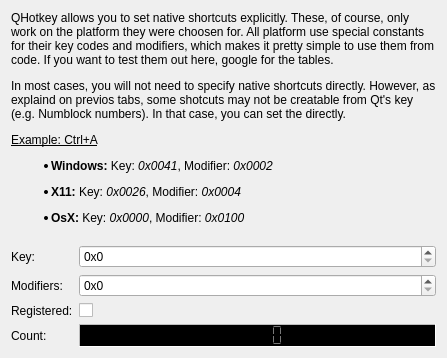
     <widget class="QWidget" name="nativeTab">
      <attribute name="title">
       <string>Native Shortcut</string>
      </attribute>
      <layout class="QVBoxLayout" name="verticalLayout_4" stretch="0,1">
       <item>
        <widget class="QLabel" name="label_8">
         <property name="text">
          <string>&lt;html&gt;&lt;head/&gt;&lt;body&gt;&lt;p&gt;QHotkey allows you to set native shortcuts explicitly. These, of course, only work on the platform they were choosen for. All platform use special constants for their key codes and modifiers, which makes it pretty simple to use them from code. If you want to test them out here, google for the tables.&lt;/p&gt;&lt;p&gt;In most cases, you will not need to specify native shortcuts directly. However, as explaind on previos tabs, some shotcuts may not be creatable from Qt's key (e.g. Numblock numbers). In that case, you can set the directly.&lt;/p&gt;&lt;p&gt;&lt;span style=&quot; text-decoration: underline;&quot;&gt;Example: Ctrl+A&lt;/span&gt;&lt;/p&gt;&lt;ul style=&quot;margin-top: 0px; margin-bottom: 0px; margin-left: 0px; margin-right: 0px; -qt-list-indent: 1;&quot;&gt;&lt;li style=&quot; margin-top:12px; margin-bottom:0px; margin-left:0px; margin-right:0px; -qt-block-indent:0; text-indent:0px;&quot;&gt;&lt;span style=&quot; font-weight:600;&quot;&gt;Windows:&lt;/span&gt; Key: &lt;span style=&quot; font-style:italic;&quot;&gt;0x0041&lt;/span&gt;, Modifier: &lt;span style=&quot; font-style:italic;&quot;&gt;0x0002&lt;/span&gt;&lt;/li&gt;&lt;li style=&quot; margin-top:12px; margin-bottom:0px; margin-left:0px; margin-right:0px; -qt-block-indent:0; text-indent:0px;&quot;&gt;&lt;span style=&quot; font-weight:600;&quot;&gt;X11:&lt;/span&gt; Key: &lt;span style=&quot; font-style:italic;&quot;&gt;0x0026&lt;/span&gt;, Modifier: &lt;span style=&quot; font-style:italic;&quot;&gt;0x0004&lt;/span&gt;&lt;/li&gt;&lt;li style=&quot; margin-top:12px; margin-bottom:0px; margin-left:0px; margin-right:0px; -qt-block-indent:0; text-indent:0px;&quot;&gt;&lt;span style=&quot; font-weight:600;&quot;&gt;OsX:&lt;/span&gt; Key: &lt;span style=&quot; font-style:italic;&quot;&gt;0x0000&lt;/span&gt;, Modifier: &lt;span style=&quot; font-style:italic;&quot;&gt;0x0100&lt;/span&gt;&lt;span style=&quot; text-decoration: underline;&quot;&gt;&lt;br/&gt;&lt;/span&gt;&lt;/li&gt;&lt;/ul&gt;&lt;/body&gt;&lt;/html&gt;</string>
         </property>
         <property name="wordWrap">
          <bool>true</bool>
         </property>
        </widget>
       </item>
       <item>
        <layout class="QFormLayout" name="formLayout_2">
         <item row="0" column="0">
          <widget class="QLabel" name="keyLabel">
           <property name="text">
            <string>Key:</string>
           </property>
          </widget>
         </item>
         <item row="0" column="1">
          <widget class="QSpinBox" name="nativeKeySpinBox">
           <property name="prefix">
            <string>0x</string>
           </property>
           <property name="maximum">
            <number>999999999</number>
           </property>
           <property name="displayIntegerBase">
            <number>16</number>
           </property>
          </widget>
         </item>
         <item row="1" column="0">
          <widget class="QLabel" name="modifiersLabel">
           <property name="text">
            <string>Modifiers:</string>
           </property>
          </widget>
         </item>
         <item row="1" column="1">
          <widget class="QSpinBox" name="nativeModifiersSpinBox">
           <property name="prefix">
            <string>0x</string>
           </property>
           <property name="maximum">
            <number>999999999</number>
           </property>
           <property name="displayIntegerBase">
            <number>16</number>
           </property>
          </widget>
         </item>
         <item row="3" column="0">
          <widget class="QLabel" name="countLabel">
           <property name="text">
            <string>Count:</string>
           </property>
          </widget>
         </item>
         <item row="3" column="1">
          <widget class="QLCDNumber" name="nativeCount">
           <property name="enabled">
            <bool>false</bool>
           </property>
           <property name="palette">
            <palette>
             <active>
              <colorrole role="WindowText">
               <brush brushstyle="SolidPattern">
                <color alpha="255">
                 <red>85</red>
                 <green>255</green>
                 <blue>0</blue>
                </color>
               </brush>
              </colorrole>
              <colorrole role="Base">
               <brush brushstyle="SolidPattern">
                <color alpha="255">
                 <red>255</red>
                 <green>255</green>
                 <blue>255</blue>
                </color>
               </brush>
              </colorrole>
              <colorrole role="Window">
               <brush brushstyle="SolidPattern">
                <color alpha="255">
                 <red>0</red>
                 <green>0</green>
                 <blue>0</blue>
                </color>
               </brush>
              </colorrole>
             </active>
             <inactive>
              <colorrole role="WindowText">
               <brush brushstyle="SolidPattern">
                <color alpha="255">
                 <red>85</red>
                 <green>255</green>
                 <blue>0</blue>
                </color>
               </brush>
              </colorrole>
              <colorrole role="Base">
               <brush brushstyle="SolidPattern">
                <color alpha="255">
                 <red>255</red>
                 <green>255</green>
                 <blue>255</blue>
                </color>
               </brush>
              </colorrole>
              <colorrole role="Window">
               <brush brushstyle="SolidPattern">
                <color alpha="255">
                 <red>0</red>
                 <green>0</green>
                 <blue>0</blue>
                </color>
               </brush>
              </colorrole>
             </inactive>
             <disabled>
              <colorrole role="WindowText">
               <brush brushstyle="SolidPattern">
                <color alpha="255">
                 <red>120</red>
                 <green>120</green>
                 <blue>120</blue>
                </color>
               </brush>
              </colorrole>
              <colorrole role="Base">
               <brush brushstyle="SolidPattern">
                <color alpha="255">
                 <red>0</red>
                 <green>0</green>
                 <blue>0</blue>
                </color>
               </brush>
              </colorrole>
              <colorrole role="Window">
               <brush brushstyle="SolidPattern">
                <color alpha="255">
                 <red>0</red>
                 <green>0</green>
                 <blue>0</blue>
                </color>
               </brush>
              </colorrole>
             </disabled>
            </palette>
           </property>
           <property name="autoFillBackground">
            <bool>true</bool>
           </property>
           <property name="frameShape">
            <enum>QFrame::Panel</enum>
           </property>
           <property name="frameShadow">
            <enum>QFrame::Sunken</enum>
           </property>
           <property name="segmentStyle">
            <enum>QLCDNumber::Flat</enum>
           </property>
          </widget>
         </item>
         <item row="2" column="0">
          <widget class="QLabel" name="registeredLabel">
           <property name="text">
            <string>Registered:</string>
           </property>
          </widget>
         </item>
         <item row="2" column="1">
          <widget class="QCheckBox" name="registeredCheckBox"/>
         </item>
        </layout>
       </item>
      </layout>
     </widget>
